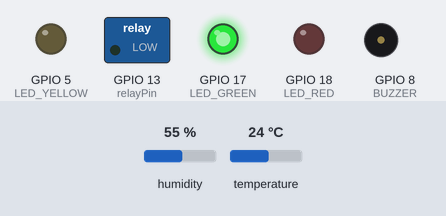
A sketch run on a simulated ESP32. Shown: switched loads named in the sketch (green lamp = pin HIGH), output pins drawn as LEDs (lit = HIGH), buzzer (waves = sounding, pin HIGH). The inputs (shaded band) are chosen by the test bench; at power-on: temperature 24 °C, humidity 55 %. WiFi joins after 1.5 s; servers stay silent unless stated; random numbers use the default seed unless the sketch sets one; no MQTT or app messages arrive unless stated; what the sketch prints to the serial monitor is not drawn.

Above: at 2.7 s.
2.8 s: temperature set to 29.5 °C
5.5 s: temperature set to 30.8 °C
At 6.7 s:
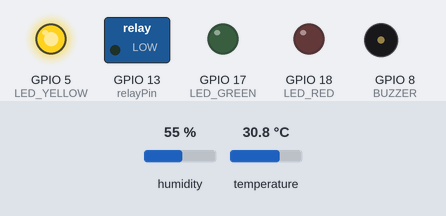
8.2 s: temperature set to 41 °C
At 10.6 s:
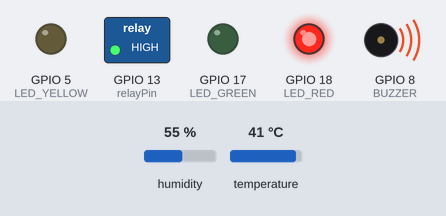
11.1 s: temperature set to 12 °C
At 12.6 s:
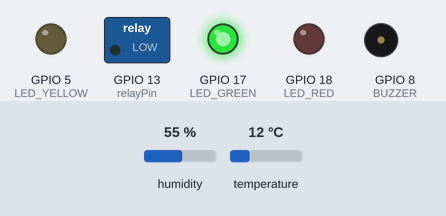
13.8 s: temperature set to 33 °C
At 16.5 s:
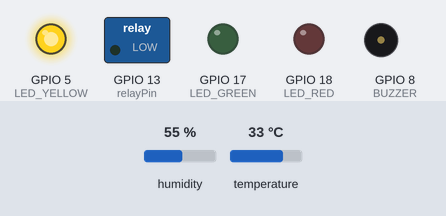
Timing chart, 0 to 18.0 s (numbered marks = the images above; inputs shaded):
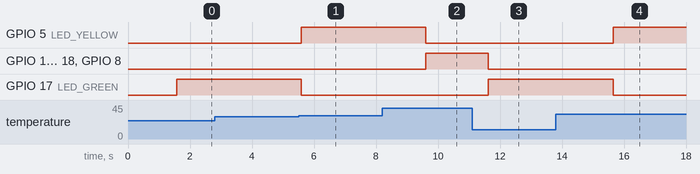

Measured:
- the behaviour switches between 29.9 and 30 °C on temperature (found by bisection; images 0 and 1)
- after the input at 2.8 s, every drawn part: stays the same
- after the input at 5.5 s, GPIO 5 (LED_YELLOW): LOW → HIGH after 0.09 s; GPIO 17 (LED_GREEN): HIGH → LOW after 0.09 s
- after the input at 8.2 s, GPIO 5 (LED_YELLOW): HIGH → LOW after 1.4 s; GPIO 13 (relayPin), GPIO 18 (LED_RED), GPIO 8 (BUZZER): LOW → HIGH after 1.4 s
- after the input at 11.1 s, GPIO 13 (relayPin), GPIO 18 (LED_RED), GPIO 8 (BUZZER): HIGH → LOW after 0.52 s; GPIO 17 (LED_GREEN): LOW → HIGH after 0.52 s
- after the input at 13.8 s, GPIO 5 (LED_YELLOW): LOW → HIGH after 1.8 s; GPIO 17 (LED_GREEN): HIGH → LOW after 1.8 s

The sketch:

sketch.ino
```cpp
#include <WiFi.h>
#include "PubSubClient.h"
#include "DHTesp.h"

// Membuat objek WiFi dan MQTT client
WiFiClient wifiClient;
PubSubClient mqttClient(wifiClient);

// Informasi jaringan WiFi
const char* ssid = "Wokwi-GUEST"; // Nama WiFi (SSID)
const char* password = ""; // Kata sandi WiFi

// Informasi broker MQTT
char* mqttServer = "broker.hivemq.com"; // Alamat server MQTT
int mqttPort = 1883; // Port MQTT

// Pin untuk sensor DHT dan relay
const int DHT_PIN = 32; // Pin DHT
const int relayPin = 13; // Pin relay

// Pin untuk LED dan buzzer
#define LED_RED 18     // Pin LED merah
#define LED_YELLOW 5   // Pin LED kuning
#define LED_GREEN 17   // Pin LED hijau
#define BUZZER 8       // Pin buzzer

// Membuat objek untuk sensor DHT
DHTesp dhtSensor;

// Fungsi untuk menghubungkan kembali ke broker MQTT jika terputus
void reconnect() {
  Serial.println("Connecting to MQTT Broker...");
  while (!mqttClient.connected()) {
    Serial.println("Reconnecting to MQTT Broker..");
    String clientId = "ESP32Client-";
    clientId += String(random(0xffff), HEX);

    if (mqttClient.connect(clientId.c_str())) {
      Serial.println("Connected.");
    }
  }
}

// Fungsi untuk mengatur server MQTT
void setupMQTT() {
  mqttClient.setServer(mqttServer, mqttPort);
  mqttClient.setCallback(callback);
}

// Fungsi callback untuk menerima pesan dari MQTT
void callback(char* topic, byte* message, unsigned int length) {
  Serial.print("Callback - Message: ");
  for (int i = 0; i < length; i++) {
    Serial.print((char)message[i]);
  }
  Serial.println();
}

// Fungsi setup yang dijalankan sekali saat memulai
void setup() {
  Serial.begin(115200);
  Serial.println("Hello, ESP32!");

  // Inisialisasi sensor DHT
  dhtSensor.setup(DHT_PIN, DHTesp::DHT22);

  // Mengatur pin untuk relay, LED, dan buzzer
  pinMode(relayPin, OUTPUT);
  pinMode(LED_RED, OUTPUT);
  pinMode(LED_YELLOW, OUTPUT);
  pinMode(LED_GREEN, OUTPUT);
  pinMode(BUZZER, OUTPUT);

  // Menghubungkan ke WiFi
  WiFi.begin(ssid, password);
  while (WiFi.status() != WL_CONNECTED) {
    delay(500);
    Serial.print(".");
  }
  Serial.println("");
  Serial.println("Connected to Wi-Fi");

  // Mengatur koneksi MQTT
  setupMQTT();
}

// Fungsi loop yang dijalankan berulang kali
void loop() {
  // Memeriksa dan menghubungkan kembali ke MQTT jika terputus
  if (!mqttClient.connected()) {
    reconnect();
  }
  mqttClient.loop();

  // Membaca suhu dan kelembaban dari sensor DHT
  TempAndHumidity data = dhtSensor.getTempAndHumidity();
  float temperature = data.temperature;
  float humidity = data.humidity;

  // Variabel untuk mengontrol LED dan buzzer
  bool isRedActive = false;
  bool isYellowActive = false;
  bool isGreenActive = false;
  bool isBuzzerActive = false;

  // Kontrol LED dan buzzer berdasarkan suhu
  if (temperature > 35) {
    digitalWrite(LED_RED, HIGH);
    digitalWrite(BUZZER, HIGH);
    isRedActive = true;
    isBuzzerActive = true;
    digitalWrite(LED_YELLOW, LOW);
    digitalWrite(LED_GREEN, LOW);
  } else if (temperature >= 30 && temperature <= 35) {
    digitalWrite(LED_YELLOW, HIGH);
    isYellowActive = true;
    digitalWrite(LED_RED, LOW);
    digitalWrite(LED_GREEN, LOW);
    digitalWrite(BUZZER, LOW);
  } else {
    digitalWrite(LED_GREEN, HIGH);
    isGreenActive = true;
    digitalWrite(LED_RED, LOW);
    digitalWrite(LED_YELLOW, LOW);
    digitalWrite(BUZZER, LOW);
  }

  // Kontrol relay berdasarkan suhu
  if (temperature >= 35) {
    digitalWrite(relayPin, HIGH);  // Mengaktifkan relay
  } else {
    digitalWrite(relayPin, LOW);   // Mematikan relay
  }

  // Mengirim data suhu, kelembaban, dan status ke MQTT
  char tempString[8];
  char humString[8];
  dtostrf(temperature, 1, 2, tempString); // Konversi suhu ke string
  dtostrf(humidity, 1, 2, humString);     // Konversi kelembaban ke string

  mqttClient.publish("monitoring/temperature", tempString);
  mqttClient.publish("monitoring/humidity", humString);

  // Mengirim status LED dan buzzer
  String statusMessage = String("Red LED: ") + (isRedActive ? "ON" : "OFF") +
                         ", Yellow LED: " + (isYellowActive ? "ON" : "OFF") +
                         ", Green LED: " + (isGreenActive ? "ON" : "OFF") +
                         ", Buzzer: " + (isBuzzerActive ? "ON" : "OFF") +
                         ", Relay: " + ((temperature >= 35) ? "ON" : "OFF");
  mqttClient.publish("monitoring/status", statusMessage.c_str());

  delay(2000);  // Jeda antara setiap loop
}
```
